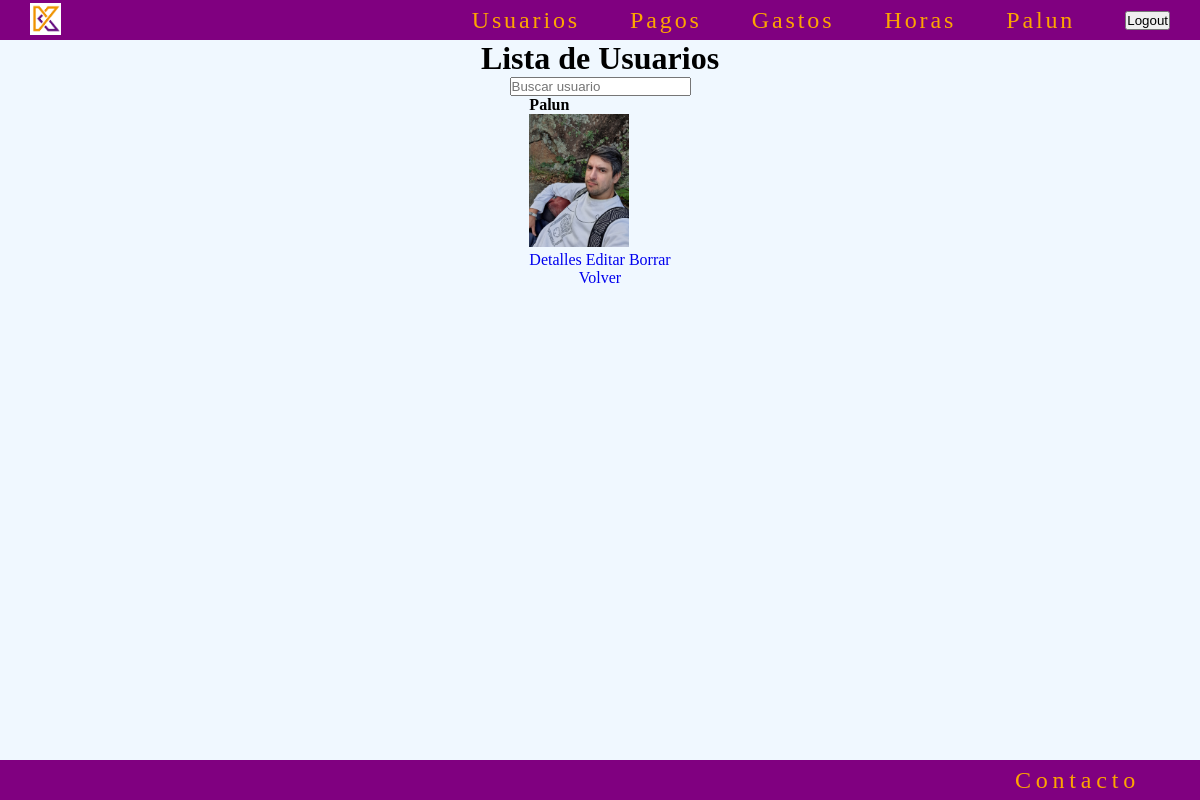
/usuarios/lista (signed in), run on the app's committed database.
### usuarios/models.py (models this page shows, shortened)
class Usuarios(models.Model):
    user = models.OneToOneField(User, on_delete=models.CASCADE)
    dni = models.CharField(max_length=8)
    fecha_nacimiento = models.DateField()
    telefono = models.CharField(max_length=15)
    domicilio = models.CharField(max_length=150)
    instagram = models.CharField(max_length=150, null=True, blank=True)
    foto = models.ImageField(upload_to='fotos', null=True, blank=True)
    class Meta:
        verbose_name = 'usuario'
        verbose_name_plural = 'usuarios'

### usuarios/views.py (the view, shortened to what this page needs)
# urls.py: path('lista', UsuariosList.as_view(),name='usuarios_list'),
class UsuariosList(LoginRequiredMixin, ListView):
    model = Usuarios
    context_object_name = 'usuarios'
    def get_queryset(self):
        queryset = Usuarios.objects.filter(user=self.request.user)
        busqueda = self.request.GET.get("busqueda")
        return queryset

### usuarios/templates/usuarios/usuarios_list.html (shortened to what this page needs)
{% extends 'core/base.html' %}
{% block content %}
    <main class="contenedor_principal">
        <h1>Lista de Usuarios</h1>
        <div class="busqueda">
            <form action="{% url 'usuarios:usuarios_list' %}" method="get">
                <input type="text" name="busqueda" placeholder="Buscar usuario">
            </form>
        </div>
        <div>
            {% for object in object_list %}
                <div>
                    <p><strong>{{object.user.username}}</strong></p>
                    {% if object.foto %}
                        <img src="{{ object.foto.url }}" alt="Foto de {{ object.user.username }}" width="100px" height="">
                    {% else %}
                        <p class="foto_mascota">No hay foto</p>
                    {% endif %}
                    <div>
                        <a href="{% url 'usuarios:usuarios_detail' object.id %}">Detalles</a>
                        <a href="{% url 'usuarios:usuarios_update' object.id %}">Editar</a>
                        <a href="{% url 'usuarios:usuarios_delete' object.id %}">Borrar</a>
                    </div>
                </div>
            {% endfor %}
        </div>
            <div>
                <a href="{% url 'usuarios:index' %}">Volver</a>
            </div>
        </main>
        {% endblock content %}

### core/templates/core/components/navbar.html (shortened to what this page needs)
{% load static %}
<header>
    <ul>
        <li class="logo-header"><a href="{% url 'core:index' %}"><img src="{% static 'img/kinef_logo1.png' %}" alt="Logo de Kinef" width="" height="" class="imagen-logo"></a></li>
        {% if user.is_superuser %}
        <li><a href="{% url 'usuarios:index' %}">Usuarios</a></li>
        <li><a href="{% url 'pagos:index' %}">Pagos</a></li>
        <li><a href="{% url 'gastos:index' %}">Gastos</a></li>
        <li><a href="">Horas</a></li>
        {% endif %}
        {% if user.is_authenticated %}
        <li><a href="">{{ user.username }}</a></li>
        <div>
            <form action="{% url 'usuarios:logout' %}" method="post">
                <button type="submit" class="logout">Logout</button>
            </form>
        </div>
        {% else %}
        <li><a href="{% url 'usuarios:login' %}" class="link">login</a></li>
        <li><a href="{% url 'usuarios:signup' %}" class="link">Crear Usuario</a></li>
        {% endif %}
    </ul>
</header>

### core/static/css/style.css (style rules this page uses)
* { padding: 0; margin: 0; text-decoration: none; list-style: none; }
body { display: flex; flex-direction: column; min-height: 100vh; }
header { display: flex; height: 5vh; background-color: purple; justify-content: center; }
header ul { display: flex; justify-content: center; align-items: center; gap: 50px; width: 95%; }
.logo-header { flex-grow: 1; }
.imagen-logo { transition-duration: .2s; }
header ul li a { color: rgb(253, 165, 0); text-decoration: none; font-size: 1.5em; letter-spacing: .12em; }
header img { margin-top: .5vh; height: 4vh; }
.contenedor_principal { display: flex; flex-direction: column; align-items: center; background-color: aliceblue; min-height: 90vh; }

### data on the page
Usuarios: user.username "Palun", foto (picture)

### other printed values
{{ user.username }} "Palun"
